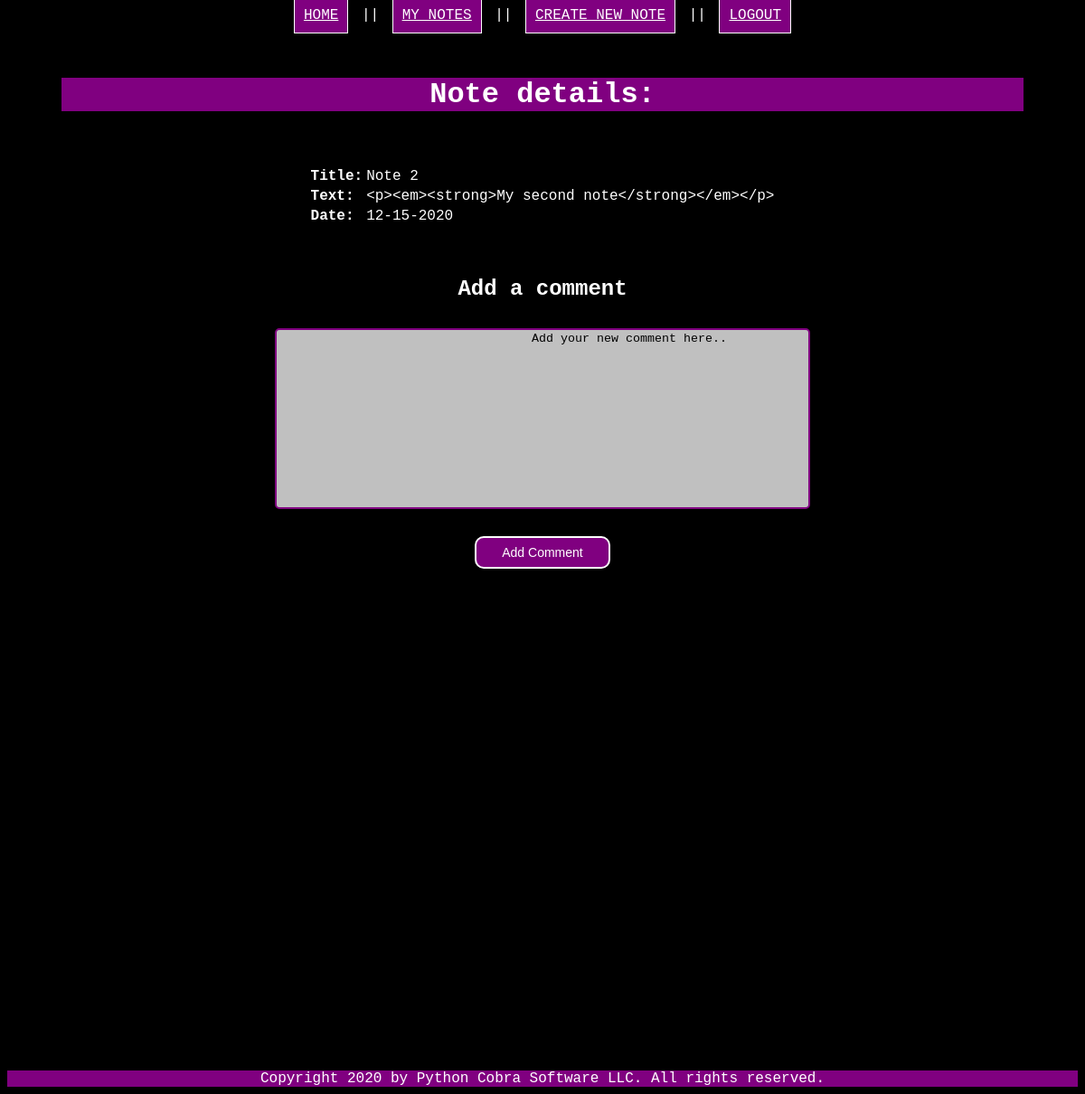
Page /notes/5 (signed in) on the committed database.
### models.py (models this page shows, shortened)
class Note(db.Model):
    id = db.Column("id", db.Integer, primary_key=True)
    title = db.Column("title", db.String(200))
    text = db.Column("text", db.String(100))
    date = db.Column("date", db.String(50))
    user_id = db.Column(db.Integer, db.ForeignKey("user.id"), nullable=False)
    comments = db.relationship("Comment", backref="note", cascade="all, delete-orphan", lazy=True)

### PyPad.py (the view)
@app.route('/notes/<note_id>')
def get_note(note_id):
    if session.get('user'):
        user_note = db.session.query(Note).filter_by(id=note_id).one()
        return render_template('note.html', note=user_note, user = session['user'])
    else:
        return redirect(url_for('get_notes'))

### templates/note.html (shortened to what this page needs)
<!DOCTYPE html>
<html lang="en">
    <head>
        <link rel="stylesheet" href="{{ url_for('static', filename='design.css') }}">
    </head>
    <body>
		 <nav class="nav_bar">
		<a href="{{url_for('index')}}" class="nav_button">Home</a> ||
		<a href="{{url_for('get_notes')}}" class="nav_button"><u>My notes</u></a> ||
		<a href="{{url_for('new_note')}}" class="nav_button"><u>Create new note</u></a> ||
		{% if user %}
        <a href="{{ url_for('logout') }}" class="nav_button"> Logout</a>
		{% else %}
		<a href="{{url_for('createAccount')}}" class="nav_button">Create Account</a> ||
		<a href="{{url_for('login')}}" class="nav_button">Login</a>
		{% endif %}
		</nav>
    <main>
            <h1>Note details: </h1>
        <table id="note_entry">
            <tr>
                <th>Title:</th>
                <h3><td>{{ note.title }}</td></h3>
            </tr>
            <tr>
                <th>Text:</th>
                <td>{{ note.text }}</td>
            </tr>
            <tr>
                <th>Date:</th>
                 <td>{{ note.date }}</td
            </tr>
        </table>
		<form action="{{ url_for('new_comment', note_id=note.id)}}", method="post">
		<h2>Add a comment</h2>
		<textarea class="text_area" name="commentText" rows="6" cols="0">
			Add your new comment here..
		</textarea>
		<br>
		<input type="submit" value="Add Comment" class="basic_button"/>
		</form>
    </main>
    <footer>
		Copyright 2020 by Python Cobra Software LLC. All rights reserved.
	</footer>
    </body>
</html>

### static/design.css (style rules this page uses)
body { font-family: "Courier New"; text-align: center; color: white; background: black; }
h1 { font-family: "Courier New"; color: white; background: purple; margin: 60px; }
footer { font-family: "Courier New"; background: purple; margin-top: 550px; }
.nav_bar { --fill-color: purple; display: block; position: static; text-transform: uppercase; }
.nav_button { color: white; background: purple; border-style: solid; border-width: thin; margin-left: 5px; margin-right: 5px; text-align: center; padding: 10px 10px 10px 10px; transition-duration: 0.4s; }
.basic_button { font-size: 14px; padding: 8px 28px; border-radius: 10px; background-color: purple; color: white; border: 2px solid white; transition-duration: 0.4s; margin-left: 5px; margin-right: 5px; margin-bottom: 5px; }
#note_entry { align: center; text-align: left; margin-left: auto; margin-right: auto; margin-top: 50px; margin-bottom: 55px; }
.text_area { box-sizing: border-box; border: 2px solid purple; border-radius: 5px; margin: 10px 10px 25px 10px; resize: none; width: 50%; height: 200px; text-align: center; background-color: silver; }

### rows in the picture
Note: title "Note 2", text "<p><em><strong>My second note</strong></em></p>", date "12-15-2020"
